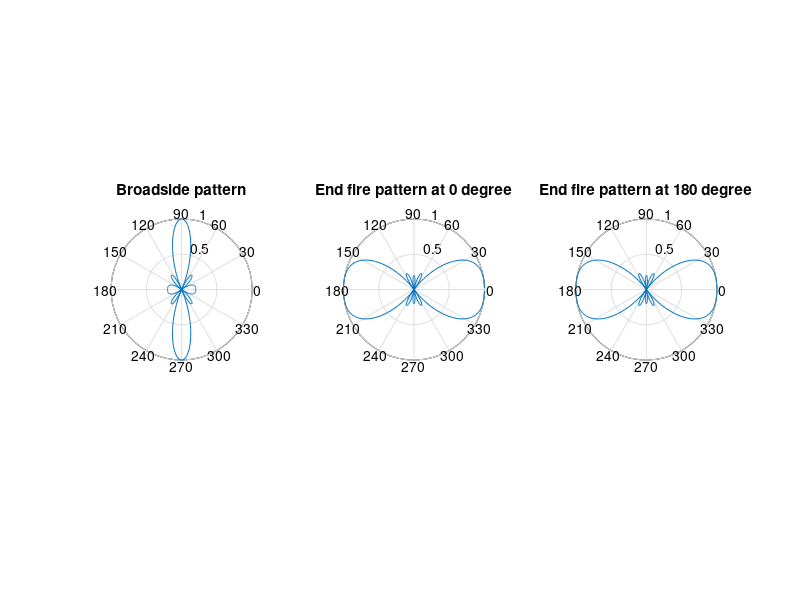

This figure's MATLAB source:
clc
clear all;
close all;
N=input('Enter value of N : ');

k=2*pi;
d=0.5;
theta=0:(pi/180):2*pi;

beta=0;
psi=(k*d*cos(theta)+beta);
af=(sin(N*(psi/2))./(N*sin(psi/2)));
figure(1);
subplot(1,3,1);
polar(theta,af);
title('Broadside pattern')

beta=-k*d;
psi=(k*d*cos(theta)+beta);
af=(sin(N*(psi/2))./(N*sin(psi/2)));
figure(1);
subplot(1,3,2);
polar(theta,af);
title('End fire pattern at 0 degree')

beta=k*d;
psi=(k*d*cos(theta)+beta);
af=(sin(N*(psi/2))./(N*sin(psi/2)));
figure(1);
subplot(1,3,3);
polar(theta,af);
title('End fire pattern at 180 degree')
